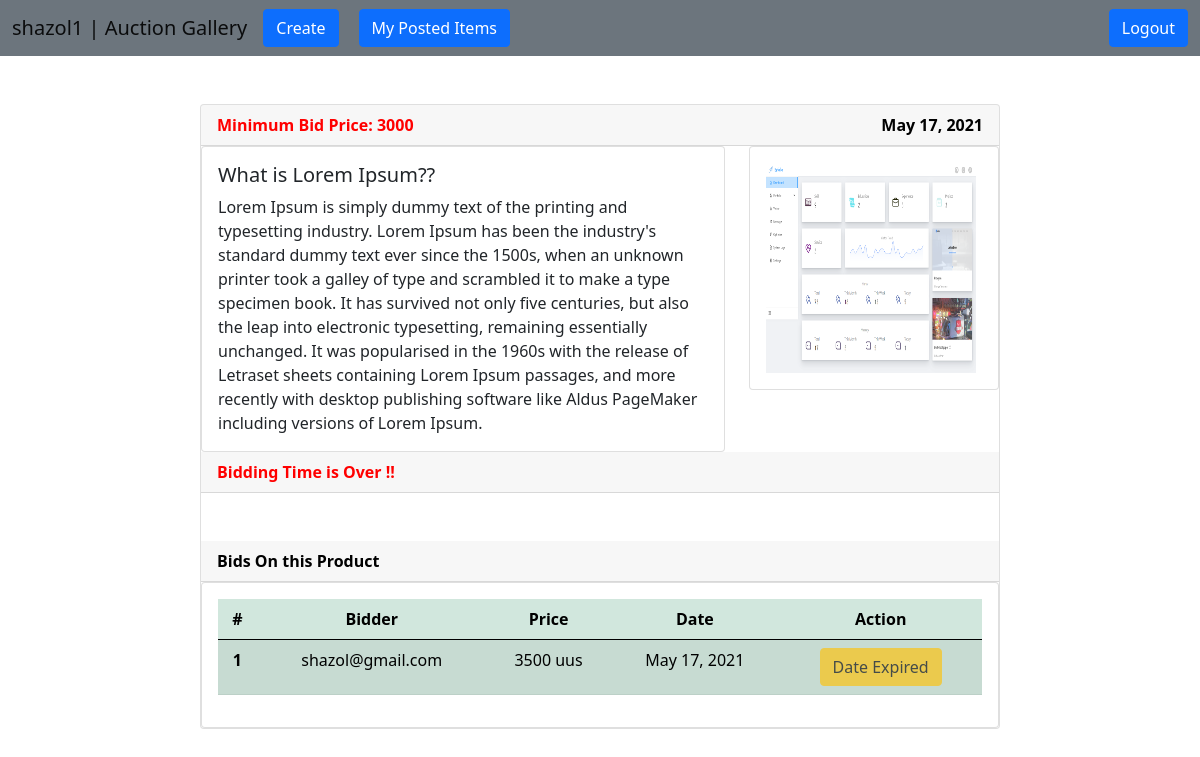
The page /auction/bid/3/ (signed in) on the database its author committed.
### users/models.py (models this page shows)
class NewUser(AbstractBaseUser, PermissionsMixin):
    email = models.EmailField(_('email address'), unique=True)
    user_name = models.CharField(max_length=150, unique=True)
    first_name = models.CharField(max_length=150, blank=True)
    start_date = models.DateTimeField(default=timezone.now)
    about = models.TextField(_('about'), max_length=500, blank=True)
    is_staff = models.BooleanField(default=False)
    is_active = models.BooleanField(default=True)
    objects = CustomAccountManager()
    USERNAME_FIELD = 'email'
    REQUIRED_FIELDS = ['user_name', 'first_name']
    def __str__(self):
        return self.user_name

### auction/models.py (models this page shows, shortened)
class Product(models.Model):
    user = models.ForeignKey(NewUser, on_delete=models.CASCADE)
    name = models.CharField(max_length=255)
    description = models.TextField()
    image = models.ImageField(upload_to=image_path, default='product/placeholder.png')
    min_price = models.CharField(max_length=255)
    end_date = models.DateTimeField(auto_now_add=False)

class Bid(models.Model):
    user = models.ForeignKey(NewUser, on_delete=models.CASCADE)
    product = models.ForeignKey(Product, on_delete=models.CASCADE)
    price = models.CharField(max_length=255)
    date = models.DateTimeField(auto_now_add=True)

### auction/views.py (the view, shortened to what this page needs)
# urls.py: path('bid/<str:pk>/', views.BidPlace, name='bid'),
@login_required(login_url='login')
def BidPlace(request, pk):
    product = Product.objects.get(id=pk)
    bids = Bid.objects.filter(product_id=pk)
    context = {
        'product': product,
        'bids': bids
    }
    return render(request, 'bid.html', context)

### templates/bid.html (shortened to what this page needs)
{% extends 'base.html' %}
{% load static %}
{% block content %}
    <br><br>
    <div class="col-md-8" style="margin: auto">
        <div class="card">
            <div class="card-header" style="color: red; font-weight: bolder">
                Minimum Bid Price: {{ product.min_price }}
                <span style="float: right; color: black">
                    {{ product.end_date | date }}
                </span>
            </div>
            <div class="row">
                <div class="col-sm-8">
                    <div class="card">
                        <div class="card-body">
                            <h5 class="card-title">{{ product.name }}</h5>
                            <p class="card-text">{{ product.description }}</p>
                        </div>
                    </div>
                </div>
                <div class="col-sm-4">
                    <div class="card">
                        <div class="card-body">
                            <img src="{{ product.image.url }}" style="height: 210px; width: 210px;"/>
                        </div>
                    </div>
                </div>
            </div>
            {% now "Y-m-d" as today_date %}
            {% if today_date > product.end_date|date:"Y-m-d" %}
                <div class="card-header" style="color: red; font-weight: bold">
                    Bidding Time is Over !!
                </div>
            {% endif %}
            <br><br>
            <div class="card-header" style="color: black; font-weight: bolder">
                Bids On this Product
            </div>
            <div class="col-md-12">
                <div class="card">
                    <div class="card-body">
                        <table class="table table-success table-striped table-hover text-center">
                            <thead>
                            <tr>
                                <th scope="col">#</th>
                                <th scope="col">Bidder</th>
                                <th scope="col">Price</th>
                                <th scope="col">Date</th>
                                <th scope="col">Action</th>
                            </tr>
                            </thead>
                            <tbody>
                            {% for bid in bids %}
                                <tr>
                                    <th scope="row">{{ forloop.counter }}</th>
                                    <td>{{ bid.user.email }}</td>
                                    <td>{{ bid.price }}</td>
                                    <td>{{ bid.date | date }}</td>
                                    <td>
                                        {% now "Y-m-d" as today_date %}
                                        {% if today_date > product.end_date|date:"Y-m-d" %}
                                            <a href="{% url 'edit' bid.id %}"
                                               class="btn btn-warning disabled"
                                               tabindex="-1" role="button" aria-disabled="true">
                                                Date Expired
                                            </a>
                                        {% endif %}
                                    </td>
                                </tr>
                            {% endfor %}
                            </tbody>
                        </table>
                    </div>
                </div>
            </div>
        </div>
        <br>
    </div>
{% endblock %}

### templates/navber.html (shortened to what this page needs)
<nav class="navbar navbar-expand-lg navbar-light bg-secondary">
    <div class="container-fluid">
        {% if request.user.is_authenticated %}
            <a class="navbar-brand" href="{% url 'dashboard' request.user %}">{{ request.user }} | Auction Gallery</a>
            <div class="collapse navbar-collapse" id="navbarSupportedContent">
                <ul class="navbar-nav me-auto mb-2 mb-lg-0">
                    <li class="nav-item">
                        <a type="button" class="btn btn-primary" href="{% url 'addProduct' %}">
                            Create
                        </a>
                    </li>
                    <li class="nav-item active" style="margin-left: 20px;">
                        <a class="btn btn-primary" href="{% url 'my-items' request.user.pk %}">My Posted Items</a>
                    </li>
                </ul>
                <a class="btn btn-primary" href="{% url 'logout' %}">Logout</a>
            </div>
        {% endif %}
    </div>
</nav>

### rows shown on the page
NewUser: user "shazol1"
Product: min_price "3000", end_date "May 17, 2021", name "What is Lorem Ipsum??", description "Lorem Ipsum is simply dummy text of the printing and typesetting industry. Lorem Ipsum has been the industry's standard dummy text ever since the 1500s, when an unknown printer took a galley of type and scrambled it to make a type specimen book. It has survived not only five centuries, but also the leap into electronic typesetting, remaining essentially unchanged. It was popularised in the 1960s with the release of Letraset sheets containing Lorem Ipsum passages, and more recently with desktop publishing software like Aldus PageMaker including versions of Lorem Ipsum.", image (picture)
Bid: user.email "shazol@gmail.com", price "3500 uus", date "May 17, 2021"
